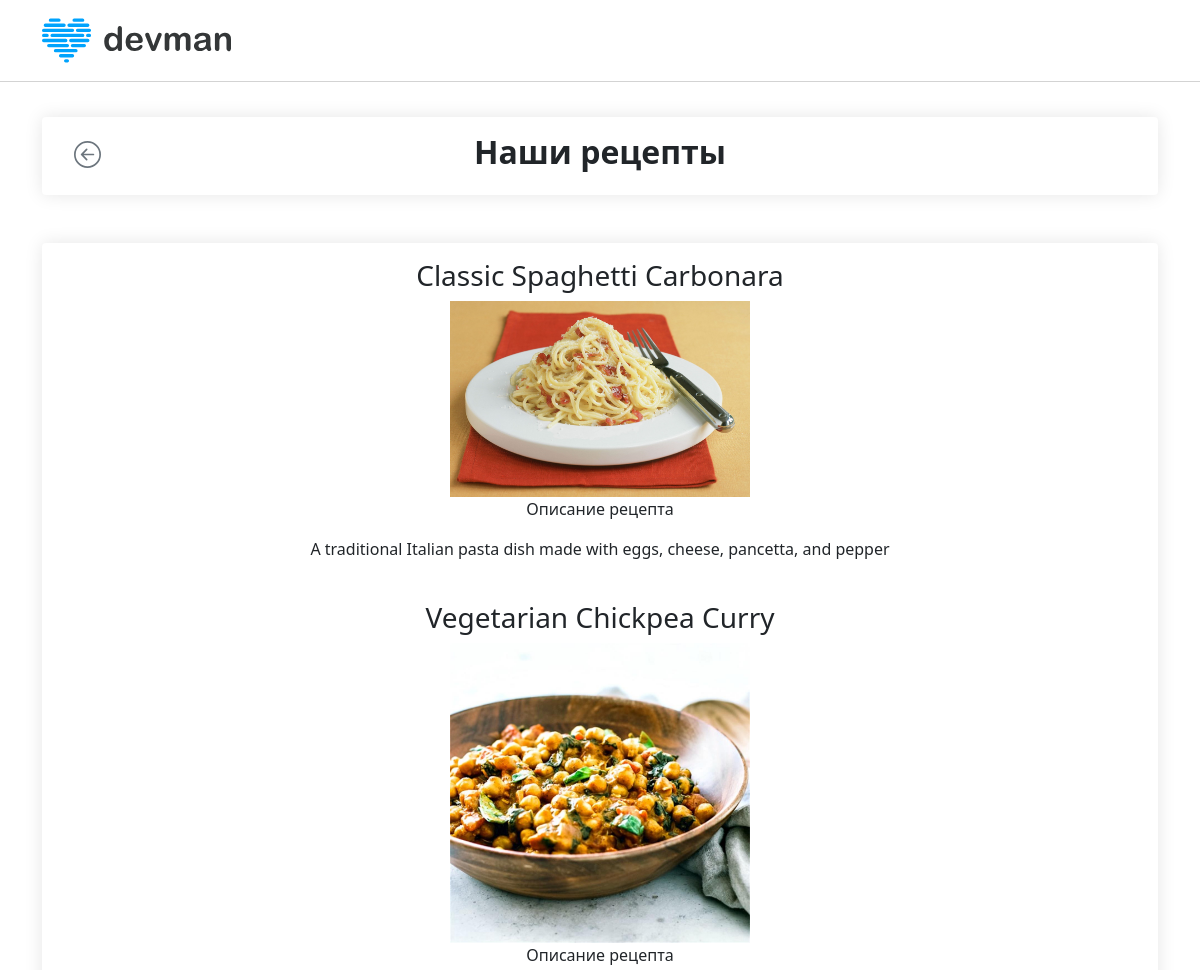
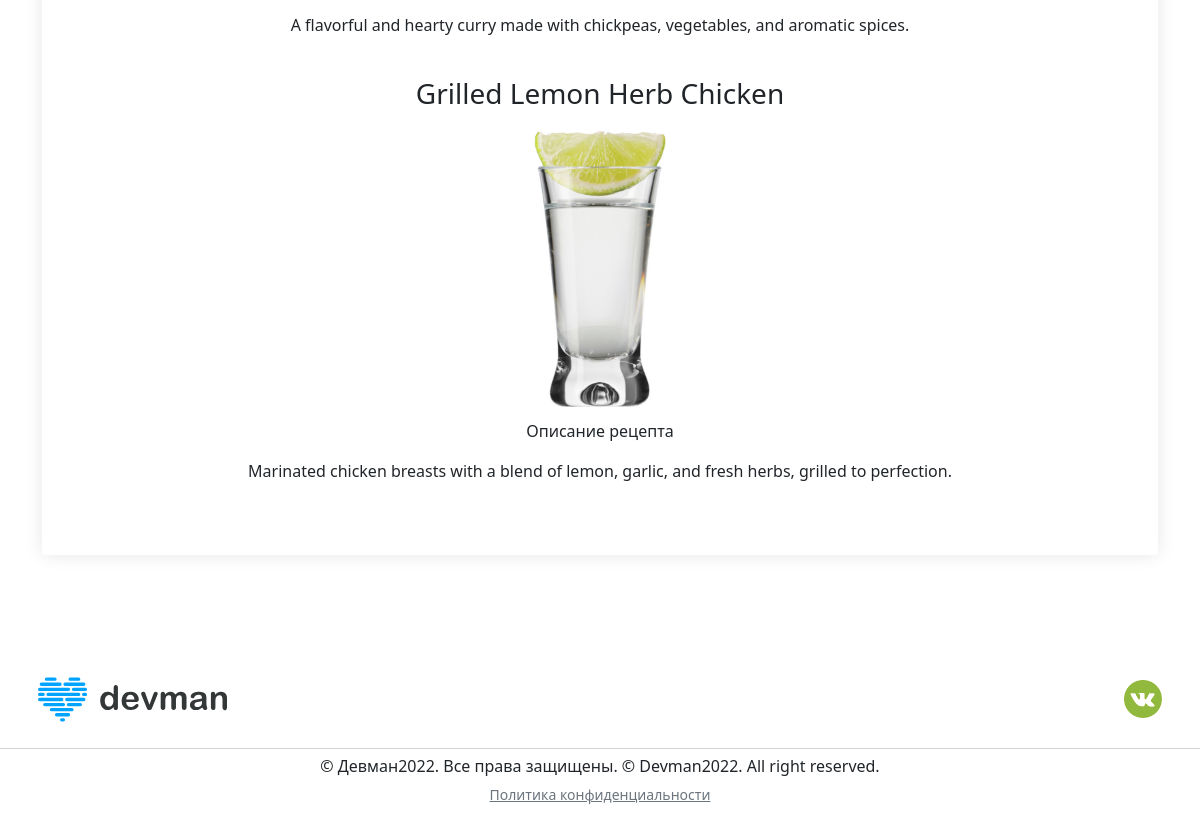
The page /recipe/blog/ on the database its author committed (2 pictures, top to bottom).
### recipe/models.py (models this page shows, shortened)
class Recipe(models.Model):
    name = models.CharField(max_length=60, verbose_name='Название')
    diet = models.IntegerField(choices=DIET_CHOICES, verbose_name='Меню')
    ingredients = models.ManyToManyField(
        'recipe.Ingredient', through='recipe.RecipeIngredient', verbose_name='Состав'
    )
    fish = models.BooleanField(default=False, verbose_name='Рыба')
    meat = models.BooleanField(default=False, verbose_name='Мясо')
    wheat = models.BooleanField(default=False, verbose_name='Зерновые')
    honey = models.BooleanField(default=False, verbose_name='Продукты пчеловодства')
    nuts = models.BooleanField(default=False, verbose_name='Орехи')
    dairy = models.BooleanField(default=False, verbose_name='Молочные продукты')
    meal = models.IntegerField(choices=MEAL_CHOICES, verbose_name='Приём пищи')
    image = models.ImageField(blank=True, verbose_name='Фото рецепта')
    description = models.TextField(verbose_name='Описание')
    class Meta:
        verbose_name = 'Рецепт'
        verbose_name_plural = 'Рецепты'

### recipe/views.py (the view)
# urls.py: path('blog/', blog_view, name='blog'),
def blog_view(request):
    first_three_recipes = Recipe.objects.all()[:3]
    context = {'first_three_recipes': first_three_recipes}
    return render(request, 'blog.html', context)

### templates/blog.html (shortened to what this page needs)
{% load static %}
<!DOCTYPE html>
<html lang="en">
<head>
    <link href="https://cdn.jsdelivr.net/npm/bootstrap@5.0.2/dist/css/bootstrap.min.css" rel="stylesheet"
>
    <link rel="stylesheet" href="{% static 'css/style.css' %}">
</head>
<body>
    <header>
        <nav class="navbar navbar-expand-md navbar-light fixed-top navbar__opacity">
            <div class="container">
                <a class="navbar-brand" href="{% url 'home' %}">
                    <img src="{% static 'img/logo.8d8f24edbb5f.svg' %}" height="55" width="189" alt="">
                </a>
            </div>
        </nav>
    </header>
    <main style="margin-top: calc(2rem + 85px);">
        <section>
            <div class="container">
                <div class="card p-3 mb-5 foodplan__shadow">
                    <a href="{% url 'home' %}" class="link-secondary fw-light foodplan__backButton">
                    </a>
                    <h2 class="text-center"><strong>Наши рецепты</strong></h2>
                </div>
            </div>
                    <div class="container">
                <div class="card p-3 mb-5 foodplan__shadow">
                    <ul class="list-unstyled">
                        {% for recipe in first_three_recipes %}
                            <li class="d-flex flex-column align-items-center mb-4">
                                    <h3 class="text-center">{{ recipe.name }}</h3>
                                <a href="{% url 'card1' recipe.id %}">
                                    <img src="{{ recipe.image.url}}" alt="{{ recipe.name }}"
                                        class="img-fluid" width="300" height="200">
                                    </a>
                                    <p>Описание рецепта</p>
                                    <p>{{ recipe.description }}</p>
                            </li>
                        {% endfor %}
                    </ul>
                </div>
            </div>
        </section>
    </main>
    <footer>
        <nav class="navbar navbar-expand-md navbar-light mt-5">
            <div class="container p-2">
                <a class="navbar-brand" href="#">
                    <img src="{% static 'img/logo.8d8f24edbb5f.svg' %}" height="55" width="189" alt="">
                </a>
                <div class="footer__sideBtns d-flex">
                    <a href="https://vk.com/devmanorg">
                        <img src="{% static 'img/vk.png' %}" height="38" width="auto" alt="">
                    </a>
                </div>
            </div>
        </nav>
    </footer>
    <footer class="footer pt-2" style="border-top: 1px solid lightgray;">
        <div class="container d-flex flex-row justify-content-center mb-2">
            <small class="text-center">
                <h6>© Девман2022. Все права защищены. © Devman2022. All right reserved.</h6><a href="{% static 'docs/privacy_policy.pdf' %}"
                    class="link-secondary">Политика конфиденциальности</a>
            </small>
        </div>
    </footer>
</body>

### static/css/style.css (style rules this page uses)
html { height: 100%; }
body { background-color: white; min-height: 100%; display: grid; grid-template-rows: auto 1fr auto; }
.foodplan__shadow { border: none; box-shadow: 0 0 18px rgb(0 0 0 / 10%); }
.foodplan__backButton { position: absolute; left: 2rem; top: 30%; text-decoration: none; }
.navbar__opacity { backdrop-filter: saturate(180%) blur(20px); background-color: rgba(255, 255, 255, 0.72); border-bottom: 1px solid lightgray; }

### rows shown on the page
Recipe: name "Classic Spaghetti Carbonara", image (picture), description "A traditional Italian pasta dish made with eggs, cheese, pancetta, and pepper"
Recipe: name "Vegetarian Chickpea Curry", image (picture), description "A flavorful and hearty curry made with chickpeas, vegetables, and aromatic spices."
Recipe: name "Grilled Lemon Herb Chicken", image (picture), description "Marinated chicken breasts with a blend of lemon, garlic, and fresh herbs, grilled to perfection."
